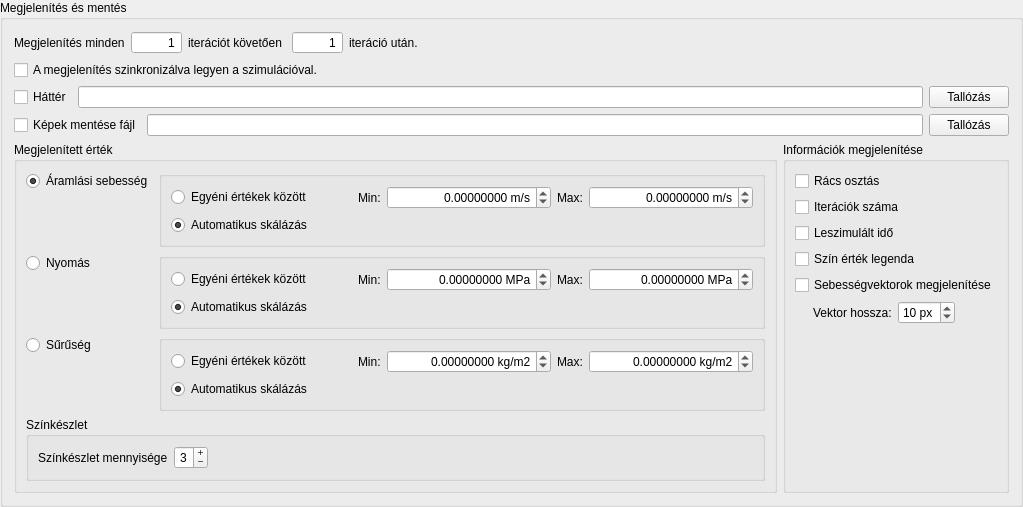
               <widget class="QGroupBox" name="groupBoxRender">
                <property name="title">
                 <string>Megjelenítés és mentés</string>
                </property>
                <layout class="QVBoxLayout" name="verticalLayout_12" stretch="0,0,0,0,1">
                 <item>
                  <layout class="QHBoxLayout" name="horizontalLayout_8" stretch="0,0,0,0,0,0">
                   <item>
                    <widget class="QLabel" name="label_3">
                     <property name="text">
                      <string>Megjelenítés minden</string>
                     </property>
                    </widget>
                   </item>
                   <item>
                    <widget class="QSpinBox" name="spinBoxRenderAfter">
                     <property name="alignment">
                      <set>Qt::AlignRight|Qt::AlignTrailing|Qt::AlignVCenter</set>
                     </property>
                     <property name="buttonSymbols">
                      <enum>QAbstractSpinBox::NoButtons</enum>
                     </property>
                     <property name="suffix">
                      <string/>
                     </property>
                     <property name="minimum">
                      <number>1</number>
                     </property>
                     <property name="maximum">
                      <number>16777215</number>
                     </property>
                    </widget>
                   </item>
                   <item>
                    <widget class="QLabel" name="label_2">
                     <property name="text">
                      <string>iterációt követően </string>
                     </property>
                     <property name="textFormat">
                      <enum>Qt::AutoText</enum>
                     </property>
                    </widget>
                   </item>
                   <item>
                    <widget class="QSpinBox" name="spinBoxRenderFrom">
                     <property name="alignment">
                      <set>Qt::AlignRight|Qt::AlignTrailing|Qt::AlignVCenter</set>
                     </property>
                     <property name="buttonSymbols">
                      <enum>QAbstractSpinBox::NoButtons</enum>
                     </property>
                     <property name="minimum">
                      <number>1</number>
                     </property>
                     <property name="maximum">
                      <number>10000000</number>
                     </property>
                    </widget>
                   </item>
                   <item>
                    <widget class="QLabel" name="label_11">
                     <property name="text">
                      <string>iteráció után.</string>
                     </property>
                    </widget>
                   </item>
                   <item>
                    <spacer name="horizontalSpacer_9">
                     <property name="orientation">
                      <enum>Qt::Horizontal</enum>
                     </property>
                     <property name="sizeType">
                      <enum>QSizePolicy::Expanding</enum>
                     </property>
                     <property name="sizeHint" stdset="0">
                      <size>
                       <width>40</width>
                       <height>20</height>
                      </size>
                     </property>
                    </spacer>
                   </item>
                  </layout>
                 </item>
                 <item>
                  <widget class="QCheckBox" name="checkBoxSyncRender">
                   <property name="text">
                    <string>A megjelenítés szinkronizálva legyen a szimulációval.</string>
                   </property>
                  </widget>
                 </item>
                 <item>
                  <layout class="QHBoxLayout" name="horizontalLayout_11">
                   <item>
                    <widget class="QCheckBox" name="checkBoxBackground">
                     <property name="text">
                      <string>Háttér</string>
                     </property>
                    </widget>
                   </item>
                   <item>
                    <widget class="QLineEdit" name="lineEditBackground"/>
                   </item>
                   <item>
                    <widget class="QPushButton" name="pushButtonBackground">
                     <property name="text">
                      <string>Tallózás</string>
                     </property>
                    </widget>
                   </item>
                  </layout>
                 </item>
                 <item>
                  <layout class="QHBoxLayout" name="horizontalLayout_13">
                   <item>
                    <widget class="QCheckBox" name="checkBoxSaveImage">
                     <property name="text">
                      <string>Képek mentése fájl</string>
                     </property>
                    </widget>
                   </item>
                   <item>
                    <widget class="QLineEdit" name="lineEditSaveImage"/>
                   </item>
                   <item>
                    <widget class="QPushButton" name="pushButtonSaveImage">
                     <property name="text">
                      <string>Tallózás</string>
                     </property>
                    </widget>
                   </item>
                  </layout>
                 </item>
                 <item>
                  <layout class="QHBoxLayout" name="horizontalLayout_19" stretch="5,0">
                   <item>
                    <widget class="QGroupBox" name="groupBox_3">
                     <property name="minimumSize">
                      <size>
                       <width>0</width>
                       <height>0</height>
                      </size>
                     </property>
                     <property name="title">
                      <string>Megjelenített érték</string>
                     </property>
                     <layout class="QVBoxLayout" name="verticalLayout_17">
                      <item>
                       <layout class="QHBoxLayout" name="horizontalLayout_16">
                        <item>
                         <layout class="QVBoxLayout" name="verticalLayout_14">
                          <item>
                           <widget class="QRadioButton" name="radioButtonRenderV">
                            <property name="text">
                             <string>Áramlási sebesség</string>
                            </property>
                            <property name="checked">
                             <bool>true</bool>
                            </property>
                            <property name="autoExclusive">
                             <bool>true</bool>
                            </property>
                           </widget>
                          </item>
                          <item>
                           <spacer name="verticalSpacer_4">
                            <property name="orientation">
                             <enum>Qt::Vertical</enum>
                            </property>
                            <property name="sizeHint" stdset="0">
                             <size>
                              <width>20</width>
                              <height>28</height>
                             </size>
                            </property>
                           </spacer>
                          </item>
                          <item>
                           <widget class="QRadioButton" name="radioButtonRenderP">
                            <property name="text">
                             <string>Nyomás</string>
                            </property>
                            <property name="autoExclusive">
                             <bool>true</bool>
                            </property>
                           </widget>
                          </item>
                          <item>
                           <spacer name="verticalSpacer_5">
                            <property name="orientation">
                             <enum>Qt::Vertical</enum>
                            </property>
                            <property name="sizeHint" stdset="0">
                             <size>
                              <width>20</width>
                              <height>28</height>
                             </size>
                            </property>
                           </spacer>
                          </item>
                          <item>
                           <widget class="QRadioButton" name="radioButtonRenderRho">
                            <property name="text">
                             <string>Sűrűség</string>
                            </property>
                            <property name="autoExclusive">
                             <bool>true</bool>
                            </property>
                           </widget>
                          </item>
                          <item>
                           <spacer name="verticalSpacer_6">
                            <property name="orientation">
                             <enum>Qt::Vertical</enum>
                            </property>
                            <property name="sizeHint" stdset="0">
                             <size>
                              <width>20</width>
                              <height>28</height>
                             </size>
                            </property>
                           </spacer>
                          </item>
                         </layout>
                        </item>
                        <item>
                         <layout class="QVBoxLayout" name="verticalLayout_16">
                          <item>
                           <widget class="QGroupBox" name="groupBox">
                            <property name="title">
                             <string/>
                            </property>
                            <layout class="QVBoxLayout" name="verticalLayout_7">
                             <item>
                              <layout class="QHBoxLayout" name="horizontalLayout_10" stretch="0,0,0,1,0,1">
                               <item>
                                <widget class="QRadioButton" name="radioButtonRenderVUserScale">
                                 <property name="text">
                                  <string>Egyéni értékek között</string>
                                 </property>
                                </widget>
                               </item>
                               <item>
                                <spacer name="horizontalSpacer_7">
                                 <property name="orientation">
                                  <enum>Qt::Horizontal</enum>
                                 </property>
                                 <property name="sizeType">
                                  <enum>QSizePolicy::Fixed</enum>
                                 </property>
                                 <property name="sizeHint" stdset="0">
                                  <size>
                                   <width>40</width>
                                   <height>20</height>
                                  </size>
                                 </property>
                                </spacer>
                               </item>
                               <item>
                                <widget class="QLabel" name="label_4">
                                 <property name="text">
                                  <string>Min:</string>
                                 </property>
                                </widget>
                               </item>
                               <item>
                                <widget class="QDoubleSpinBox" name="doubleSpinBoxRenderVUserScaleMin">
                                 <property name="alignment">
                                  <set>Qt::AlignRight|Qt::AlignTrailing|Qt::AlignVCenter</set>
                                 </property>
                                 <property name="prefix">
                                  <string/>
                                 </property>
                                 <property name="suffix">
                                  <string> m/s</string>
                                 </property>
                                 <property name="decimals">
                                  <number>8</number>
                                 </property>
                                 <property name="minimum">
                                  <double>-1000000.000000000000000</double>
                                 </property>
                                 <property name="maximum">
                                  <double>1000000.000000000000000</double>
                                 </property>
                                </widget>
                               </item>
                               <item>
                                <widget class="QLabel" name="label_5">
                                 <property name="text">
                                  <string>Max:</string>
                                 </property>
                                </widget>
                               </item>
                               <item>
                                <widget class="QDoubleSpinBox" name="doubleSpinBoxRenderVUserScaleMax">
                                 <property name="alignment">
                                  <set>Qt::AlignRight|Qt::AlignTrailing|Qt::AlignVCenter</set>
                                 </property>
                                 <property name="prefix">
                                  <string/>
                                 </property>
                                 <property name="suffix">
                                  <string> m/s</string>
                                 </property>
                                 <property name="decimals">
                                  <number>8</number>
                                 </property>
                                 <property name="minimum">
                                  <double>-100000.000000000000000</double>
                                 </property>
                                 <property name="maximum">
                                  <double>100000.000000000000000</double>
                                 </property>
                                </widget>
                               </item>
                              </layout>
                             </item>
                             <item>
                              <widget class="QRadioButton" name="radioButtonRenderVAutoScale">
                               <property name="text">
                                <string>Automatikus skálázás</string>
                               </property>
                               <property name="checked">
                                <bool>true</bool>
                               </property>
                              </widget>
                             </item>
                            </layout>
                           </widget>
                          </item>
                          <item>
                           <widget class="QGroupBox" name="groupBox_6">
                            <property name="title">
                             <string/>
                            </property>
                            <layout class="QVBoxLayout" name="verticalLayout_11">
                             <item>
                              <layout class="QHBoxLayout" name="horizontalLayout_24" stretch="0,0,0,1,0,1">
                               <item>
                                <widget class="QRadioButton" name="radioButtonRenderPUserScale">
                                 <property name="text">
                                  <string>Egyéni értékek között</string>
                                 </property>
                                </widget>
                               </item>
                               <item>
                                <spacer name="horizontalSpacer_16">
                                 <property name="orientation">
                                  <enum>Qt::Horizontal</enum>
                                 </property>
                                 <property name="sizeType">
                                  <enum>QSizePolicy::Fixed</enum>
                                 </property>
                                 <property name="sizeHint" stdset="0">
                                  <size>
                                   <width>40</width>
                                   <height>20</height>
                                  </size>
                                 </property>
                                </spacer>
                               </item>
                               <item>
                                <widget class="QLabel" name="label_9">
                                 <property name="text">
                                  <string>Min:</string>
                                 </property>
                                </widget>
                               </item>
                               <item>
                                <widget class="QDoubleSpinBox" name="doubleSpinBoxRenderPUserScaleMin">
                                 <property name="alignment">
                                  <set>Qt::AlignRight|Qt::AlignTrailing|Qt::AlignVCenter</set>
                                 </property>
                                 <property name="suffix">
                                  <string> MPa</string>
                                 </property>
                                 <property name="decimals">
                                  <number>8</number>
                                 </property>
                                 <property name="minimum">
                                  <double>-100000.000000000000000</double>
                                 </property>
                                 <property name="maximum">
                                  <double>100000.000000000000000</double>
                                 </property>
                                </widget>
                               </item>
                               <item>
                                <widget class="QLabel" name="label_10">
                                 <property name="text">
                                  <string>Max:</string>
                                 </property>
                                </widget>
                               </item>
                               <item>
                                <widget class="QDoubleSpinBox" name="doubleSpinBoxRenderPUserScaleMax">
                                 <property name="alignment">
                                  <set>Qt::AlignRight|Qt::AlignTrailing|Qt::AlignVCenter</set>
                                 </property>
                                 <property name="suffix">
                                  <string> MPa</string>
                                 </property>
                                 <property name="decimals">
                                  <number>8</number>
                                 </property>
                                 <property name="minimum">
                                  <double>-100000.000000000000000</double>
                                 </property>
                                 <property name="maximum">
                                  <double>100000.000000000000000</double>
                                 </property>
                                </widget>
                               </item>
                              </layout>
                             </item>
                             <item>
                              <widget class="QRadioButton" name="radioButtonRenderPAutoScale">
                               <property name="text">
                                <string>Automatikus skálázás</string>
                               </property>
                               <property name="checked">
                                <bool>true</bool>
                               </property>
                              </widget>
                             </item>
                            </layout>
                           </widget>
                          </item>
                          <item>
                           <widget class="QGroupBox" name="groupBox_2">
                            <property name="title">
                             <string/>
                            </property>
                            <layout class="QVBoxLayout" name="verticalLayout_10">
                             <item>
                              <layout class="QHBoxLayout" name="horizontalLayout_15" stretch="0,0,0,1,0,1">
                               <item>
                                <widget class="QRadioButton" name="radioButtonRenderRhoUserScale">
                                 <property name="text">
                                  <string>Egyéni értékek között</string>
                                 </property>
                                </widget>
                               </item>
                               <item>
                                <spacer name="horizontalSpacer_11">
                                 <property name="orientation">
                                  <enum>Qt::Horizontal</enum>
                                 </property>
                                 <property name="sizeType">
                                  <enum>QSizePolicy::Fixed</enum>
                                 </property>
                                 <property name="sizeHint" stdset="0">
                                  <size>
                                   <width>40</width>
                                   <height>20</height>
                                  </size>
                                 </property>
                                </spacer>
                               </item>
                               <item>
                                <widget class="QLabel" name="label_6">
                                 <property name="text">
                                  <string>Min:</string>
                                 </property>
                                </widget>
                               </item>
                               <item>
                                <widget class="QDoubleSpinBox" name="doubleSpinBoxRenderRhoUserScaleMin">
                                 <property name="alignment">
                                  <set>Qt::AlignRight|Qt::AlignTrailing|Qt::AlignVCenter</set>
                                 </property>
                                 <property name="suffix">
                                  <string> kg/m2</string>
                                 </property>
                                 <property name="decimals">
                                  <number>8</number>
                                 </property>
                                 <property name="minimum">
                                  <double>-100000.000000000000000</double>
                                 </property>
                                 <property name="maximum">
                                  <double>100000.000000000000000</double>
                                 </property>
                                </widget>
                               </item>
                               <item>
                                <widget class="QLabel" name="label_7">
                                 <property name="text">
                                  <string>Max:</string>
                                 </property>
                                </widget>
                               </item>
                               <item>
                                <widget class="QDoubleSpinBox" name="doubleSpinBoxRenderRhoUserScaleMax">
                                 <property name="alignment">
                                  <set>Qt::AlignRight|Qt::AlignTrailing|Qt::AlignVCenter</set>
                                 </property>
                                 <property name="suffix">
                                  <string> kg/m2</string>
                                 </property>
                                 <property name="decimals">
                                  <number>8</number>
                                 </property>
                                 <property name="minimum">
                                  <double>-100000.000000000000000</double>
                                 </property>
                                 <property name="maximum">
                                  <double>100000.000000000000000</double>
                                 </property>
                                </widget>
                               </item>
                              </layout>
                             </item>
                             <item>
                              <widget class="QRadioButton" name="radioButtonRenderRhoAutoScale">
                               <property name="text">
                                <string>Automatikus skálázás</string>
                               </property>
                               <property name="checked">
                                <bool>true</bool>
                               </property>
                              </widget>
                             </item>
                            </layout>
                           </widget>
                          </item>
                         </layout>
                        </item>
                       </layout>
                      </item>
                      <item>
                       <widget class="QGroupBox" name="groupBox_5">
                        <property name="minimumSize">
                         <size>
                          <width>0</width>
                          <height>50</height>
                         </size>
                        </property>
                        <property name="title">
                         <string>Színkészlet</string>
                        </property>
                        <layout class="QHBoxLayout" name="horizontalLayout_20" stretch="0,0,1">
                         <item>
                          <widget class="QLabel" name="label_8">
                           <property name="text">
                            <string>Színkészlet mennyisége</string>
                           </property>
                          </widget>
                         </item>
                         <item>
                          <widget class="QSpinBox" name="spinBoxRenderColorCount">
                           <property name="alignment">
                            <set>Qt::AlignRight|Qt::AlignTrailing|Qt::AlignVCenter</set>
                           </property>
                           <property name="readOnly">
                            <bool>false</bool>
                           </property>
                           <property name="buttonSymbols">
                            <enum>QAbstractSpinBox::PlusMinus</enum>
                           </property>
                           <property name="minimum">
                            <number>2</number>
                           </property>
                           <property name="maximum">
                            <number>5</number>
                           </property>
                           <property name="value">
                            <number>3</number>
                           </property>
                          </widget>
                         </item>
                         <item>
                          <widget class="ColorsSample" name="widgetRenderColors" native="true"/>
                         </item>
                        </layout>
                       </widget>
                      </item>
                     </layout>
                    </widget>
                   </item>
                   <item>
                    <widget class="QGroupBox" name="groupBox_4">
                     <property name="title">
                      <string>Információk megjelenítése</string>
                     </property>
                     <layout class="QVBoxLayout" name="verticalLayout_6">
                      <item>
                       <widget class="QCheckBox" name="checkBoxRenderInfoGrid">
                        <property name="text">
                         <string>Rács osztás</string>
                        </property>
                       </widget>
                      </item>
                      <item>
                       <widget class="QCheckBox" name="checkBoxRenderInfoIterCount">
                        <property name="text">
                         <string>Iterációk száma</string>
                        </property>
                       </widget>
                      </item>
                      <item>
                       <widget class="QCheckBox" name="checkBoxRenderInfoSimTime">
                        <property name="text">
                         <string>Leszimulált idő</string>
                        </property>
                       </widget>
                      </item>
                      <item>
                       <widget class="QCheckBox" name="checkBoxRenderInfoColorLegend">
                        <property name="text">
                         <string>Szín érték legenda</string>
                        </property>
                       </widget>
                      </item>
                      <item>
                       <widget class="QCheckBox" name="checkBoxRenderInfoVectors">
                        <property name="text">
                         <string>Sebességvektorok megjelenítése</string>
                        </property>
                       </widget>
                      </item>
                      <item>
                       <layout class="QHBoxLayout" name="horizontalLayout_21">
                        <item>
                         <spacer name="horizontalSpacer_10">
                          <property name="orientation">
                           <enum>Qt::Horizontal</enum>
                          </property>
                          <property name="sizeType">
                           <enum>QSizePolicy::Fixed</enum>
                          </property>
                          <property name="sizeHint" stdset="0">
                           <size>
                            <width>18</width>
                            <height>20</height>
                           </size>
                          </property>
                         </spacer>
                        </item>
                        <item>
                         <widget class="QLabel" name="labelRenderInfoLength">
                          <property name="text">
                           <string>Vektor hossza:</string>
                          </property>
                         </widget>
                        </item>
                        <item>
                         <widget class="QSpinBox" name="spinBoxRenderVectorLength">
                          <property name="suffix">
                           <string> px</string>
                          </property>
                          <property name="prefix">
                           <string/>
                          </property>
                          <property name="minimum">
                           <number>2</number>
                          </property>
                          <property name="value">
                           <number>10</number>
                          </property>
                         </widget>
                        </item>
                        <item>
                         <spacer name="horizontalSpacer_13">
                          <property name="orientation">
                           <enum>Qt::Horizontal</enum>
                          </property>
                          <property name="sizeHint" stdset="0">
                           <size>
                            <width>40</width>
                            <height>20</height>
                           </size>
                          </property>
                         </spacer>
                        </item>
                       </layout>
                      </item>
                      <item>
                       <spacer name="verticalSpacer">
                        <property name="orientation">
                         <enum>Qt::Vertical</enum>
                        </property>
                        <property name="sizeHint" stdset="0">
                         <size>
                          <width>20</width>
                          <height>40</height>
                         </size>
                        </property>
                       </spacer>
                      </item>
                     </layout>
                    </widget>
                   </item>
                  </layout>
                 </item>
                </layout>
               </widget>
